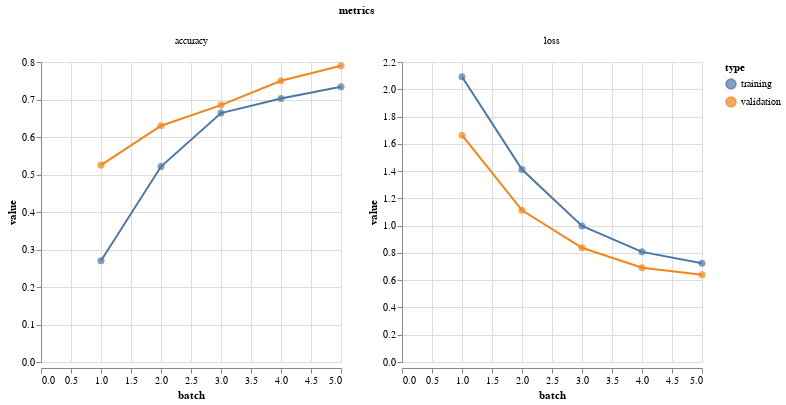

The code cell stored with this chart in its notebook:
### Markdown cell above
**Step 4: Check the performance of the model**

### Code cell
vis.metrics(output_transfer.history)

### Figure 1 — Vega-Lite specification as saved in the notebook (floating-point values rounded to 4 significant figures)
{"config": {"view": {"continuousWidth": 400, "continuousHeight": 300}}, "data": {"name": "data-8241275f4eeaf666ef6510f197e37e71"}, "facet": {"column": {"field": "metrics", "type": "nominal"}}, "spec": {"layer": [{"mark": {"type": "circle", "size": 50}, "encoding": {"color": {"field": "type", "type": "nominal"}, "tooltip": [{"field": "batch", "type": "quantitative"}, {"field": "value", "type": "quantitative"}], "x": {"field": "batch", "type": "quantitative"}, "y": {"field": "value", "type": "quantitative"}}, "height": 300, "width": 300}, {"mark": "line", "encoding": {"color": {"field": "type", "type": "nominal"}, "x": {"field": "batch", "type": "quantitative"}, "y": {"field": "value", "type": "quantitative"}}, "height": 300, "width": 300}]}, "resolve": {"scale": {"y": "independent"}}, "$schema": "https://vega.github.io/schema/vega-lite/v4.17.0.json", "datasets": {"data-8241275f4eeaf666ef6510f197e37e71": [{"batch": 1, "value": 2.092, "type": "training", "metrics": "loss"}, {"batch": 2, "value": 1.412, "type": "training", "metrics": "loss"}, {"batch": 3, "value": 0.9978, "type": "training", "metrics": "loss"}, {"batch": 4, "value": 0.8076, "type": "training", "metrics": "loss"}, {"batch": 5, "value": 0.7245, "type": "training", "metrics": "loss"}, {"batch": 1, "value": 0.27, "type": "training", "metrics": "accuracy"}, {"batch": 2, "value": 0.5213, "type": "training", "metrics": "accuracy"}, {"batch": 3, "value": 0.6637, "type": "training", "metrics": "accuracy"}, {"batch": 4, "value": 0.7025, "type": "training", "metrics": "accuracy"}, {"batch": 5, "value": 0.7337, "type": "training", "metrics": "accuracy"}, {"batch": 1, "value": 1.663, "type": "validation", "metrics": "loss"}, {"batch": 2, "value": 1.113, "type": "validation", "metrics": "loss"}, {"batch": 3, "value": 0.8374, "type": "validation", "metrics": "loss"}, {"batch": 4, "value": 0.6909, "type": "validation", "metrics": "loss"}, {"batch": 5, "value": 0.6402, "type": "validation", "metrics": "loss"}, {"batch": 1, "value": 0.525, "type": "validation", "metrics": "accuracy"}, {"batch": 2, "value": 0.63, "type": "validation", "metrics": "accuracy"}, {"batch": 3, "value": 0.685, "type": "validation", "metrics": "accuracy"}, {"batch": 4, "value": 0.75, "type": "validation", "metrics": "accuracy"}, {"batch": 5, "value": 0.79, "type": "validation", "metrics": "accuracy"}]}}
